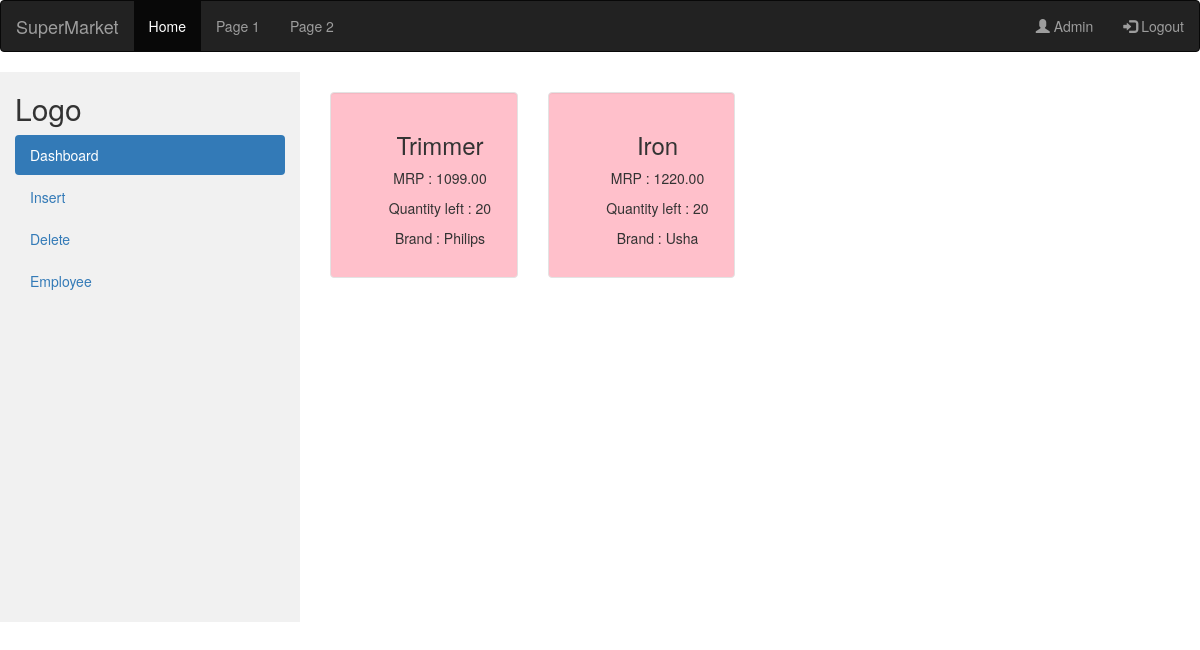
The page /supermarket-pankaj/admin_electronics.php on the database its author committed.
### tables this page shows
CREATE TABLE product(
	productID INT(4),
	productName VARCHAR(50) NOT NULL,
	brandName VARCHAR(50) NOT NULL,
	departmentName VARCHAR(20) NOT NULL,
	costPrice DECIMAL(10,2) NOT NULL CHECK(costPrice > 0),
	MRP DECIMAL(11,2) NOT NULL CHECK(MRP > 0),
	quantityStock INT NOT NULL,
	PRIMARY KEY (productID),
	FOREIGN KEY (departmentName) REFERENCES department(departmentName)
);

### supermarket-pankaj/admin_electronics.php (the view, shortened to what this page needs)
<!DOCTYPE html>
<html lang="en">
<head>
  <link rel="stylesheet" href="https://maxcdn.bootstrapcdn.com/bootstrap/3.4.0/css/bootstrap.min.css">
</head>
<body>
<nav class="navbar navbar-inverse">
  <div class="container-fluid">
    <div class="navbar-header">
      <a class="navbar-brand" href="#">SuperMarket</a>
    </div>
    <ul class="nav navbar-nav">
      <li class="active"><a href="#">Home</a></li>
      <li><a href="#">Page 1</a></li>
      <li><a href="#">Page 2</a></li>
    </ul>
    <ul class="nav navbar-nav navbar-right">
      <li><a href="#"><span class="glyphicon glyphicon-user"></span> Admin</a></li>
      <li><a href="#"><span class="glyphicon glyphicon-log-in"></span> Logout</a></li>
    </ul>
  </div>
</nav>
<div class="container-fluid">
  <div class="row content">
    <div class="col-sm-3 sidenav hidden-xs">
      <h2>Logo</h2>
      <ul class="nav nav-pills nav-stacked">
      <li class="active"><a href="#">Dashboard</a></li>
        <li><a href="#">Insert</a></li>
        <li><a href="#">Delete</a></li>
        <li><a href="#">Employee</a></li>
      </ul><br>
    </div>
    <br>
    <div class="col-sm-9">
    <?php
    require('config.php');
          $sql = "SELECT * FROM product where departmentName = 'electronics'";
        $run_query = mysqli_query($con,$sql);
	if(mysqli_num_rows($run_query) > 0){
		while($row = mysqli_fetch_array($run_query)){
			$productName  = $row['productName'];
			$brandName = $row['brandName'];
            $mrp = $row['MRP'];
            $quantity = $row['quantityStock'];
			echo "
            <div class='col-sm-3' >
              <div class='well' style='background-color:pink'>
              <div class='card' style='width: 18rem;' style='background-color:lightblue'>
              <div class='card-body text-center '>
        <h3 >$productName</h3>
        <p> MRP : $mrp </p>
        <p> Quantity left : $quantity </p>
        <P> Brand : $brandName </p>
        </div>
        </div>
                  </div>
                </div>
			";
		}
	}
?>
</div>
</body>
</html>

### supermarket-pankaj/admin_electronics.php (style rules this page uses)
.row.content { height: 550px }
.sidenav { background-color: #f1f1f1; height: 100%; }

### rows shown on the page
product: productName "Trimmer", MRP "1099.00", quantityStock "20", brandName "Philips"
product: productName "Iron", MRP "1220.00", quantityStock "20", brandName "Usha"
